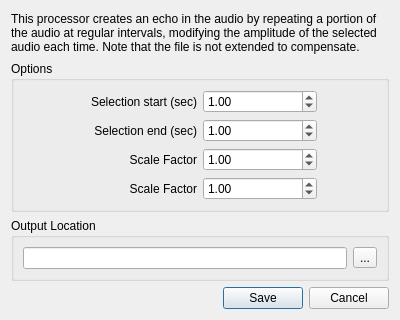
<?xml version="1.0" encoding="UTF-8"?>
<ui version="4.0">
 <class>EchoDialog</class>
 <widget class="QDialog" name="EchoDialog">
  <property name="windowModality">
   <enum>Qt::ApplicationModal</enum>
  </property>
  <property name="geometry">
   <rect>
    <x>0</x>
    <y>0</y>
    <width>400</width>
    <height>320</height>
   </rect>
  </property>
  <property name="windowTitle">
   <string>Processor: Normalization</string>
  </property>
  <layout class="QVBoxLayout" name="verticalLayout_3">
   <item>
    <widget class="QLabel" name="label">
     <property name="maximumSize">
      <size>
       <width>16777215</width>
       <height>50</height>
      </size>
     </property>
     <property name="text">
      <string>This processor creates an echo in the audio by repeating a portion of the audio at regular intervals, modifying the amplitude of the selected audio each time. Note that the file is not extended to compensate.</string>
     </property>
     <property name="wordWrap">
      <bool>true</bool>
     </property>
    </widget>
   </item>
   <item>
    <widget class="QGroupBox" name="groupBox_2">
     <property name="title">
      <string>Options</string>
     </property>
     <layout class="QVBoxLayout" name="verticalLayout">
      <item>
       <layout class="QHBoxLayout" name="horizontalLayout_2">
        <item>
         <spacer name="horizontalSpacer">
          <property name="orientation">
           <enum>Qt::Horizontal</enum>
          </property>
          <property name="sizeType">
           <enum>QSizePolicy::Fixed</enum>
          </property>
          <property name="sizeHint" stdset="0">
           <size>
            <width>60</width>
            <height>20</height>
           </size>
          </property>
         </spacer>
        </item>
        <item>
         <widget class="QLabel" name="label_2">
          <property name="text">
           <string>Selection start (sec)</string>
          </property>
          <property name="alignment">
           <set>Qt::AlignRight|Qt::AlignTrailing|Qt::AlignVCenter</set>
          </property>
         </widget>
        </item>
        <item>
         <widget class="QDoubleSpinBox" name="doubleSpinBox">
          <property name="value">
           <double>1.000000000000000</double>
          </property>
         </widget>
        </item>
        <item>
         <spacer name="horizontalSpacer_2">
          <property name="orientation">
           <enum>Qt::Horizontal</enum>
          </property>
          <property name="sizeType">
           <enum>QSizePolicy::Fixed</enum>
          </property>
          <property name="sizeHint" stdset="0">
           <size>
            <width>60</width>
            <height>20</height>
           </size>
          </property>
         </spacer>
        </item>
       </layout>
      </item>
      <item>
       <layout class="QHBoxLayout" name="horizontalLayout_4">
        <item>
         <spacer name="horizontalSpacer_5">
          <property name="orientation">
           <enum>Qt::Horizontal</enum>
          </property>
          <property name="sizeType">
           <enum>QSizePolicy::Fixed</enum>
          </property>
          <property name="sizeHint" stdset="0">
           <size>
            <width>60</width>
            <height>20</height>
           </size>
          </property>
         </spacer>
        </item>
        <item>
         <widget class="QLabel" name="label_4">
          <property name="text">
           <string>Selection end (sec)</string>
          </property>
          <property name="alignment">
           <set>Qt::AlignRight|Qt::AlignTrailing|Qt::AlignVCenter</set>
          </property>
         </widget>
        </item>
        <item>
         <widget class="QDoubleSpinBox" name="doubleSpinBox_3">
          <property name="value">
           <double>1.000000000000000</double>
          </property>
         </widget>
        </item>
        <item>
         <spacer name="horizontalSpacer_6">
          <property name="orientation">
           <enum>Qt::Horizontal</enum>
          </property>
          <property name="sizeType">
           <enum>QSizePolicy::Fixed</enum>
          </property>
          <property name="sizeHint" stdset="0">
           <size>
            <width>60</width>
            <height>20</height>
           </size>
          </property>
         </spacer>
        </item>
       </layout>
      </item>
      <item>
       <layout class="QHBoxLayout" name="horizontalLayout_3">
        <item>
         <spacer name="horizontalSpacer_3">
          <property name="orientation">
           <enum>Qt::Horizontal</enum>
          </property>
          <property name="sizeType">
           <enum>QSizePolicy::Fixed</enum>
          </property>
          <property name="sizeHint" stdset="0">
           <size>
            <width>60</width>
            <height>20</height>
           </size>
          </property>
         </spacer>
        </item>
        <item>
         <widget class="QLabel" name="label_3">
          <property name="text">
           <string>Scale Factor</string>
          </property>
          <property name="alignment">
           <set>Qt::AlignRight|Qt::AlignTrailing|Qt::AlignVCenter</set>
          </property>
         </widget>
        </item>
        <item>
         <widget class="QDoubleSpinBox" name="doubleSpinBox_2">
          <property name="value">
           <double>1.000000000000000</double>
          </property>
         </widget>
        </item>
        <item>
         <spacer name="horizontalSpacer_4">
          <property name="orientation">
           <enum>Qt::Horizontal</enum>
          </property>
          <property name="sizeType">
           <enum>QSizePolicy::Fixed</enum>
          </property>
          <property name="sizeHint" stdset="0">
           <size>
            <width>60</width>
            <height>20</height>
           </size>
          </property>
         </spacer>
        </item>
       </layout>
      </item>
      <item>
       <layout class="QHBoxLayout" name="horizontalLayout_5">
        <item>
         <spacer name="horizontalSpacer_7">
          <property name="orientation">
           <enum>Qt::Horizontal</enum>
          </property>
          <property name="sizeType">
           <enum>QSizePolicy::Fixed</enum>
          </property>
          <property name="sizeHint" stdset="0">
           <size>
            <width>60</width>
            <height>20</height>
           </size>
          </property>
         </spacer>
        </item>
        <item>
         <widget class="QLabel" name="label_5">
          <property name="text">
           <string>Scale Factor</string>
          </property>
          <property name="alignment">
           <set>Qt::AlignRight|Qt::AlignTrailing|Qt::AlignVCenter</set>
          </property>
         </widget>
        </item>
        <item>
         <widget class="QDoubleSpinBox" name="doubleSpinBox_4">
          <property name="value">
           <double>1.000000000000000</double>
          </property>
         </widget>
        </item>
        <item>
         <spacer name="horizontalSpacer_8">
          <property name="orientation">
           <enum>Qt::Horizontal</enum>
          </property>
          <property name="sizeType">
           <enum>QSizePolicy::Fixed</enum>
          </property>
          <property name="sizeHint" stdset="0">
           <size>
            <width>60</width>
            <height>20</height>
           </size>
          </property>
         </spacer>
        </item>
       </layout>
      </item>
     </layout>
    </widget>
   </item>
   <item>
    <widget class="QGroupBox" name="groupBox">
     <property name="title">
      <string>Output Location</string>
     </property>
     <layout class="QVBoxLayout" name="verticalLayout_2">
      <item>
       <layout class="QHBoxLayout" name="horizontalLayout">
        <item>
         <widget class="QLineEdit" name="lineEdit"/>
        </item>
        <item>
         <widget class="QToolButton" name="toolButton">
          <property name="text">
           <string>...</string>
          </property>
          <property name="icon">
           <iconset>
            <normaloff>OneDrive_Folder_Icon.svg.png</normaloff>OneDrive_Folder_Icon.svg.png</iconset>
          </property>
         </widget>
        </item>
       </layout>
      </item>
     </layout>
    </widget>
   </item>
   <item>
    <widget class="QDialogButtonBox" name="buttonBox">
     <property name="orientation">
      <enum>Qt::Horizontal</enum>
     </property>
     <property name="standardButtons">
      <set>QDialogButtonBox::Cancel|QDialogButtonBox::Save</set>
     </property>
    </widget>
   </item>
  </layout>
 </widget>
 <resources/>
 <connections>
  <connection>
   <sender>buttonBox</sender>
   <signal>accepted()</signal>
   <receiver>GainDialog</receiver>
   <slot>accept()</slot>
   <hints>
    <hint type="sourcelabel">
     <x>248</x>
     <y>254</y>
    </hint>
    <hint type="destinationlabel">
     <x>157</x>
     <y>274</y>
    </hint>
   </hints>
  </connection>
  <connection>
   <sender>buttonBox</sender>
   <signal>rejected()</signal>
   <receiver>GainDialog</receiver>
   <slot>reject()</slot>
   <hints>
    <hint type="sourcelabel">
     <x>316</x>
     <y>260</y>
    </hint>
    <hint type="destinationlabel">
     <x>286</x>
     <y>274</y>
    </hint>
   </hints>
  </connection>
 </connections>
</ui>
